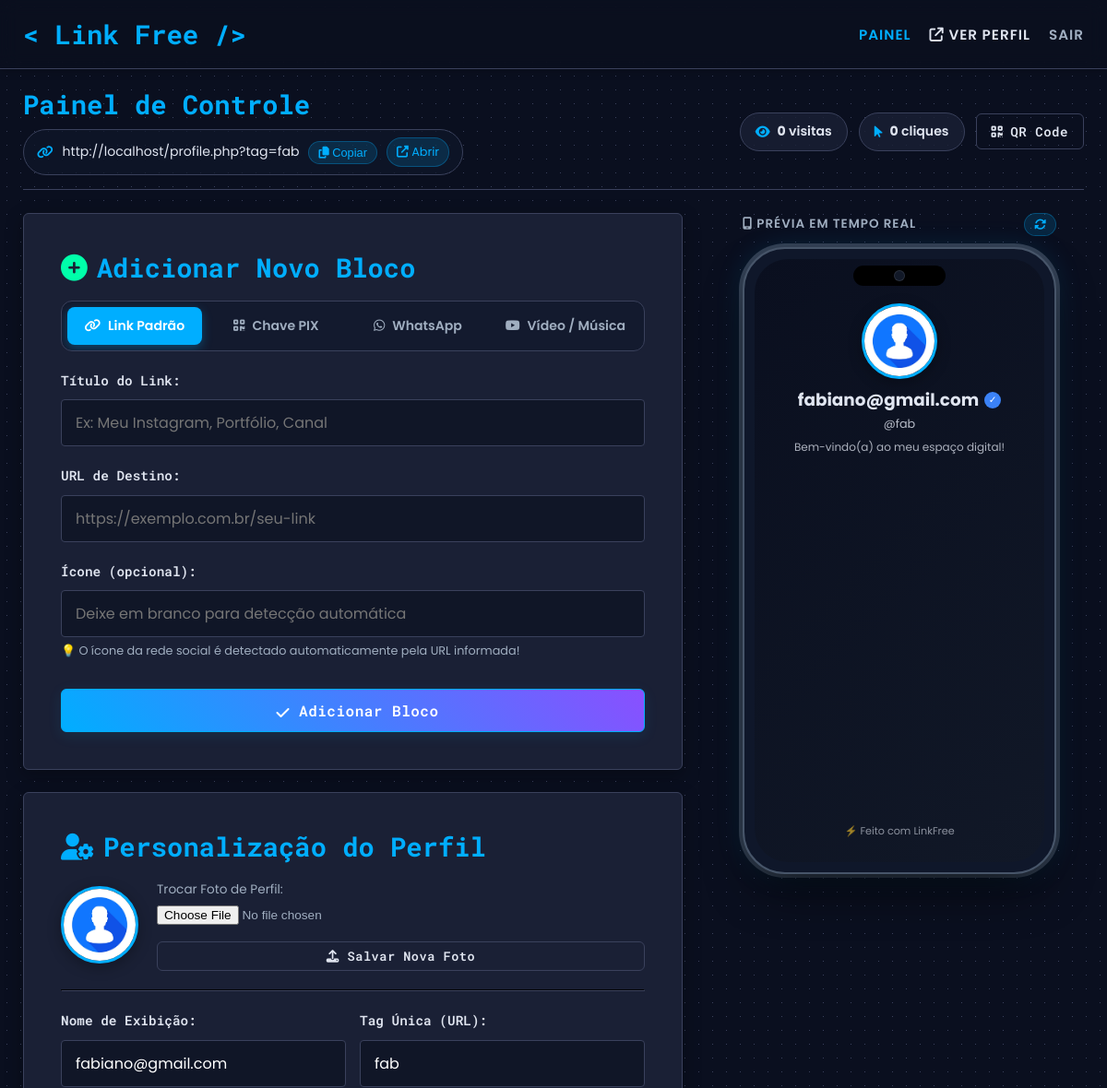
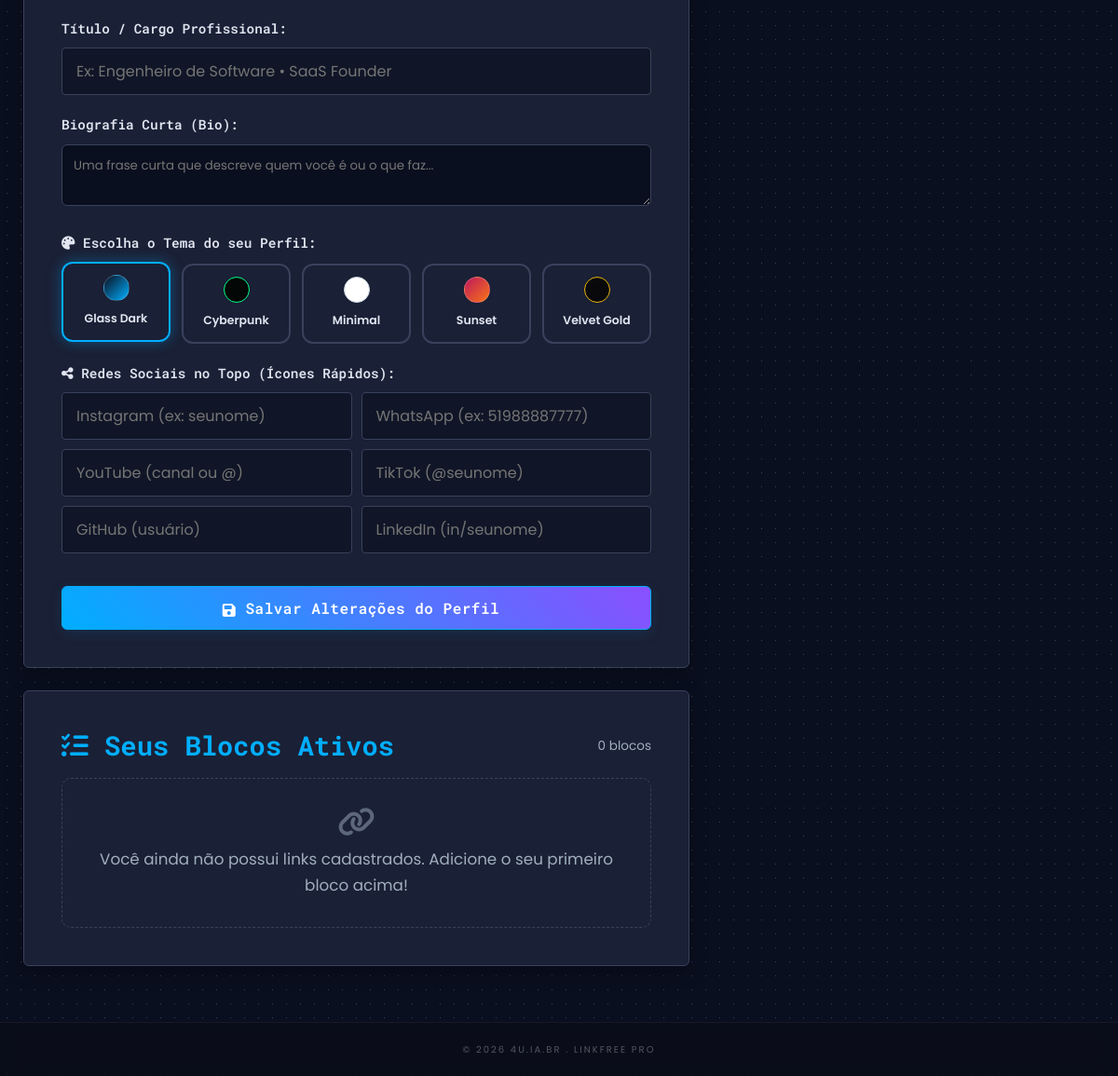
The app's page /dashboard.php (signed in) with its own data (2 pictures, top to bottom).
### tables this page shows
CREATE TABLE users (
        id INTEGER PRIMARY KEY AUTOINCREMENT,
        username TEXT NOT NULL UNIQUE,
        password TEXT NOT NULL,
        tag TEXT NOT NULL UNIQUE,
        avatar_filename TEXT DEFAULT NULL,
        security_question_id INTEGER,
        security_answer_hash TEXT,
        background_type TEXT DEFAULT 'default',
        background_value TEXT DEFAULT NULL,
        created_at DATETIME DEFAULT CURRENT_TIMESTAMP
    , email TEXT DEFAULT NULL, google_id TEXT DEFAULT NULL, bio TEXT DEFAULT NULL, title TEXT DEFAULT NULL, theme TEXT DEFAULT 'glass', is_verified INTEGER DEFAULT 1, views INTEGER DEFAULT 0, social_instagram TEXT DEFAULT NULL, social_whatsapp TEXT DEFAULT NULL, social_youtube TEXT DEFAULT NULL, social_tiktok TEXT DEFAULT NULL, social_github TEXT DEFAULT NULL, social_linkedin TEXT DEFAULT NULL);

### dashboard.php (the view, shortened to what the rows shown need)
<?php
require_once __DIR__ . '/functions.php';
$userId = getCurrentUserId();
$user = getUserById($userId);
$userTag = $user['tag'];
$username = $user['username'];
$userTitle = $user['title'] ?? '';
$userBio = $user['bio'] ?? '';
$userTheme = $user['theme'] ?? 'glass';
$userViews = (int)($user['views'] ?? 0);
$avatarUrl = getUserAvatarUrl($user['avatar_filename'] ?? '');
$publicUrl = BASE_URL . "/profile.php?tag=" . urlencode($userTag);
?>
<!DOCTYPE html>
<html lang="pt-BR">
<head>
    <link rel="stylesheet" href="<?php echo BASE_URL; ?>/style.css?v=<?php echo time(); ?>">
    <link rel="stylesheet" href="https://cdnjs.cloudflare.com/ajax/libs/font-awesome/6.5.1/css/all.min.css">
</head>
<body>
    <main class="container" style="padding-top: 20px;">
        <div class="topbar-wrapper">
            <div>
                <h2 style="margin:0; text-align:left; font-size:1.8rem;">Painel de Controle</h2>
                <div class="public-url-box" style="margin-top:8px;">
                    <i class="fas fa-link" style="color: var(--primary-color);"></i>
                    <span id="labelPublicUrl"><?php echo $publicUrl; ?></span>
                    <button type="button" class="btn-copy-url" onclick="copiarLinkPublico()">
                        <i class="fas fa-copy"></i> Copiar
                    </button>
                    <a href="<?php echo $publicUrl; ?>" target="_blank" class="btn-copy-url" style="text-decoration:none;">
                        <i class="fas fa-external-link-alt"></i> Abrir
                    </a>
                </div>
            </div>
            <div style="display: flex; gap: 12px; align-items: center; flex-wrap: wrap;">
                <div class="stat-pill" title="Visualizações totais da sua página">
                    <span><strong><?php echo number_format($userViews, 0, ',', '.'); ?></strong> visitas</span>
                </div>
            </div>
        </div>
        <div class="dashboard-split">
            <div class="editor-column">
                <div class="auth-form" style="max-width: 100%;">
                    <form method="POST" id="profile-edit-form">
                        <div style="display: grid; grid-template-columns: 1fr 1fr; gap: 15px;">
                            <div class="form-group">
                                <label>Nome de Exibição:</label>
                                <input type="text" name="username" id="inputProfileName" value="<?php echo htmlspecialchars($username); ?>" required>
                            </div>
                            <div class="form-group">
                                <label>Tag Única (URL):</label>
                                <input type="text" name="tag" id="inputProfileTag" value="<?php echo htmlspecialchars($userTag); ?>" required pattern="[a-z0-9-]+" title="Apenas letras minúsculas, números e hífen">
                            </div>
                        </div>
                    </form>
                </div>
            </div>
            <div class="preview-column">
                <div class="phone-mockup-wrapper">
                    <div class="phone-screen theme-<?php echo htmlspecialchars($userTheme); ?>" id="livePhoneScreen">
                        <img src="<?php echo htmlspecialchars($avatarUrl); ?>"
                             alt="Avatar"
                             class="preview-avatar"
                             id="prevAvatar">
                        <div class="preview-name-box">
                            <span class="preview-name" id="prevName"><?php echo htmlspecialchars($username); ?></span>
                            <span class="badge-verified" title="Perfil Verificado">✓</span>
                        </div>
                        <div class="preview-title" id="prevTitle"><?php echo htmlspecialchars($userTitle ?: '@' . $userTag); ?></div>
                        <div class="preview-bio" id="prevBio"><?php echo htmlspecialchars($userBio ?: 'Bem-vindo(a) ao meu espaço digital!'); ?></div>
                        <div style="margin-top: auto; padding-top: 25px; text-align: center; font-size: 0.7rem; opacity: 0.6;">
                            <span>⚡ Feito com LinkFree</span>
                        </div>
                    </div>
                </div>
            </div>
        </div>
    </main>
</body>
</html>

### records on screen
users: tag "http://localhost/profile.php?tag=fab", views "0", username "fabiano@gmail.com", tag "fab", title+tag "@fab", bio "Bem-vindo(a) ao meu espaço digital!"

### other values on screen
$totalClicks "0"
count($links) "0"
